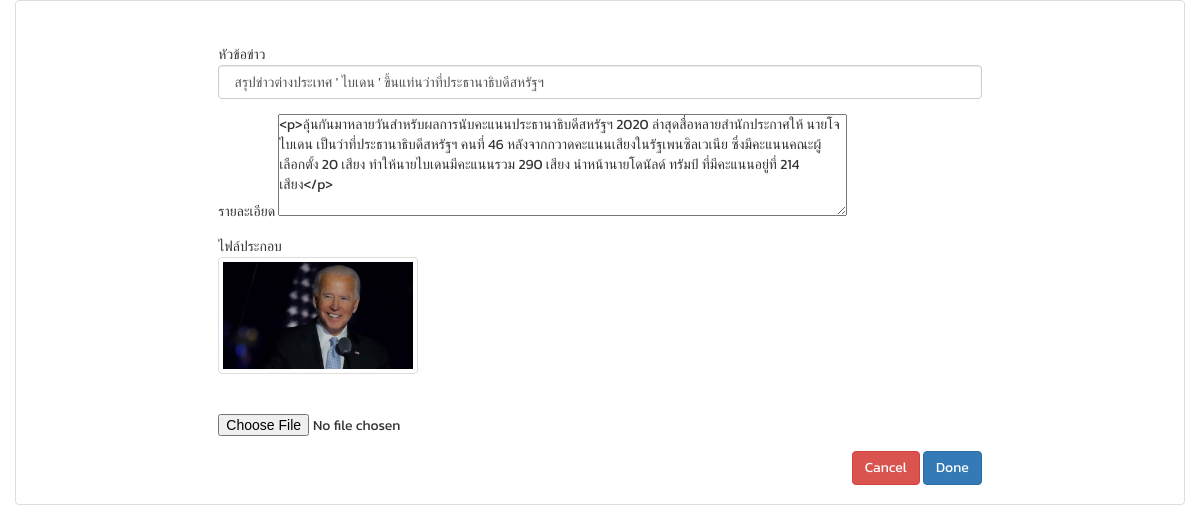
Page /admin/views/newsedit.php?edit_id=1 (signed in) on the committed database.
### tables this page shows
CREATE TABLE `tb_news` (
  `news_id` int(11) NOT NULL,
  `news_name` varchar(100) NOT NULL,
  `news_image` varchar(200) NOT NULL,
  `news_description_th` text NOT NULL,
  `news_description_en` text NOT NULL,
  `news_detail_th` text NOT NULL,
  `news_detail_en` text NOT NULL,
  `list_no` int(11) NOT NULL,
  `addby` int(11) NOT NULL,
  `adddate` datetime NOT NULL,
  `lastupdate` datetime NOT NULL,
  `updateby` int(11) NOT NULL
);

### admin/views/newsedit.php (the view, shortened to what this page needs)
<?php
$news_id = $_GET['edit_id'];
$path_edit          = "../models/newsmodel/newsedit.php";
$path_images        = "../../assets/images/news/";
$sql    = "SELECT * FROM tb_news WHERE news_id = '" . $news_id . "'";
$result = mysqli_query($connection, $sql);
$row    = mysqli_fetch_assoc($result);
$news_image             = $row["news_image"];
$news_name              = $row["news_name"];
$news_detail_th         = $row["news_detail_th"];
?>
<!DOCTYPE html>
<html lang="en">
<head>
    <link rel="stylesheet" href="../../assets/css/admin.css">
    <link rel="stylesheet" href="https://cdnjs.cloudflare.com/ajax/libs/font-awesome/5.15.1/css/all.min.css" />
    <link rel="stylesheet" href="https://maxcdn.bootstrapcdn.com/bootstrap/3.3.7/css/bootstrap.min.css">
</head>
<div class="col-xs-12 col-sm-12 col-md-12">
    <div class="thumbnail">
        <br><br>
        <form class="form-horizontal" action="<?php echo $path_edit; ?>" id="newsedit" enctype="multipart/form-data" name="newsedit" method="post">
            <div class="form-group">
                <div class="col-sm-2" align="right"></div>
                <div class="col-sm-8" align="left">
                    หัวข้อข่าว
                    <input class="form-control" type="text" name="news_name" id="news_name" value="<?php echo $news_name; ?>" required>
                </div>
            </div>
            <div class="form-group">
                <div class="col-sm-2" align="right"></div>
                <div class="col-sm-8" align="left">
                    รายละเอียด
                    <textarea class="ckeditor" cols="69" rows="5" name="news_detail_th" id="news_detail_th"><?php echo $news_detail_th; ?></textarea>
                </div>
            </div>
            <div class="form-group">
                <div class="col-sm-2" align="right"></div>
                <div class="col-sm-7" align="left">
                    ไฟล์ประกอบ<br>
                    <img class="thumbnail" width="200" src="<?php echo $path_images . $news_image; ?>"><br>
                    <input type="file" name="news_image_new" id="news_image_new" value="">
                </div>
            </div>
            <div class="form-group">
                <div class="col-sm-2"> </div>
                <div class="col-sm-8" align="right">
                    <input class="btn btn-danger" type="button" onclick="history.back();" name="newsback" value="Cancel">
                    <input class="btn btn-primary" type="submit" name="newssubmit" value="Done">
                </div>
            </div>
        </form>
    </div>
</div>

### assets/css/admin.css (style rules this page uses)
* { margin: 0; padding: 0; box-sizing: border-box; font-family: "Kanit", sans-serif; scroll-behavior: smooth; }
:root { --dark-color: #1a1a1a; --solid-color: #464646; --light-color: #c4c4c4; --dark-transparent: rgba(170, 170, 170, 0.7); --light-transparent: rgba(170, 170, 170, 0.5); }
html { font-size: 10px; }

### rows in the picture
tb_news: news_name "สรุปข่าวต่างประเทศ ' ไบเดน ' ขึ้นแท่นว่าที่ประธานาธิบดีสหรัฐฯ", news_detail_th "<p>ลุ้นกันมาหลายวันสำหรับผลการนับคะแนนประธานาธิบดีสหรัฐฯ 2020 ล่าสุดสื่อหลายสำนักประกาศให้ นายโจ ไบเดน เป็นว่าที่ประธานาธิบดีสหรัฐฯ คนที่ 46 หลังจากกวาดคะแนนเสียงในรัฐเพนซิลเวเนีย ซึ่งมีคะแนนคณะผู้เลือกตั้ง 20 เสียง ทำให้นายไบเดนมีคะแนนรวม 290 เสียง นำหน้านายโดนัลด์ ทรัมป์ ที่มีคะแนนอยู่ที่ 214 เสียง</p>", news_image (picture)
